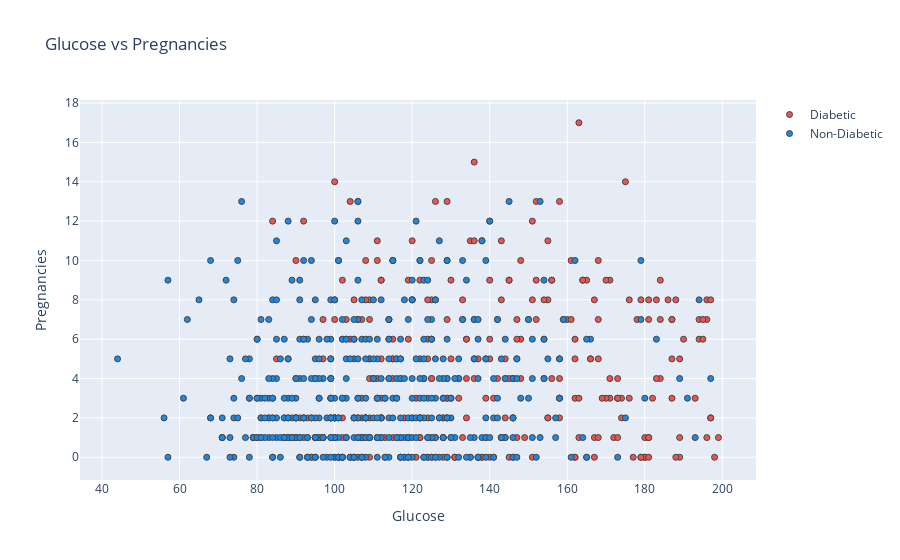

Write notebook code for a chart like this one.
### Markdown cell above
## Pair Plot Analysis & Feature Generation

### Code cell
plot_fvf('Glucose','Pregnancies')

### Figure 1 — Plotly figure (JSON) as saved in the notebook; plotly's stock layout.template omitted (floating-point values rounded to 4 significant figures; data arrays with more than 128 entries replaced by an {"elided": "..."} marker saying what was removed)
{"data": [{"marker": {"color": "#EF5350", "line": {"width": 1}}, "mode": "markers", "name": "Diabetic", "type": "scatter", "x": {"elided": "268 int values"}, "y": {"elided": "268 int values"}}, {"marker": {"color": "#1E88E5", "line": {"width": 1}}, "mode": "markers", "name": "Non-Diabetic", "type": "scatter", "x": {"elided": "500 int values"}, "y": {"elided": "500 int values"}}], "layout": {"title": {"text": "Glucose vs Pregnancies"}, "xaxis": {"title": {"text": "Glucose"}, "zeroline": false}, "yaxis": {"title": {"text": "Pregnancies"}, "zeroline": false}}}
